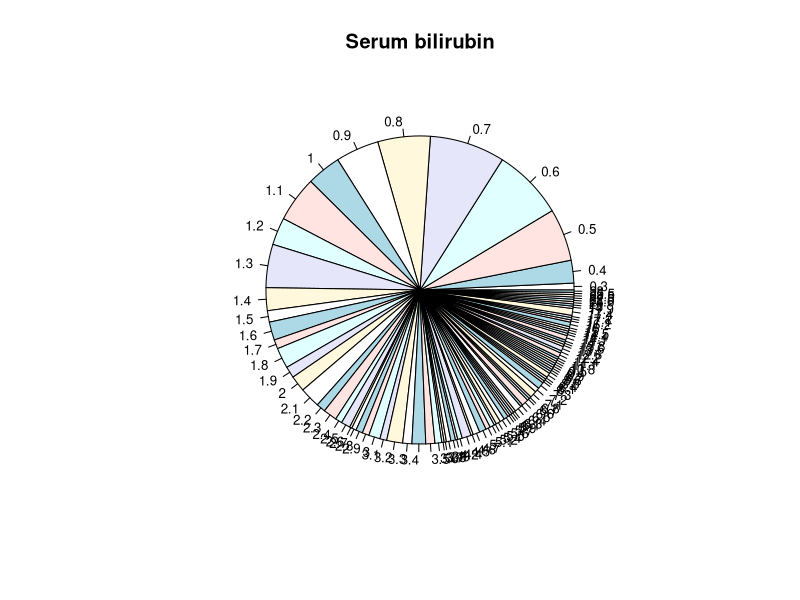
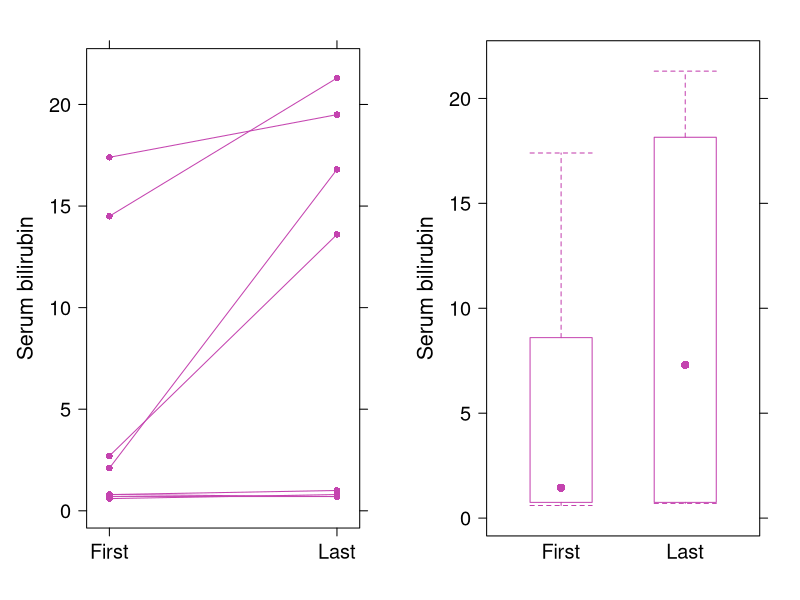
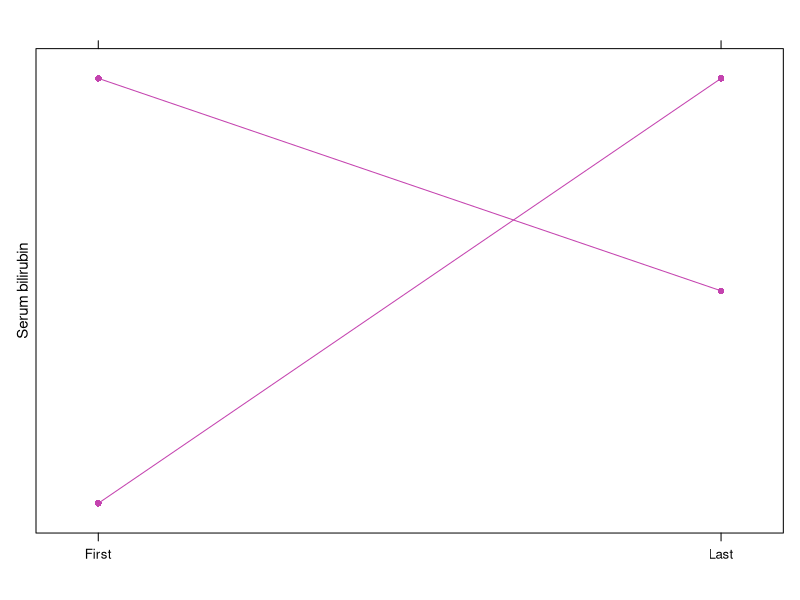
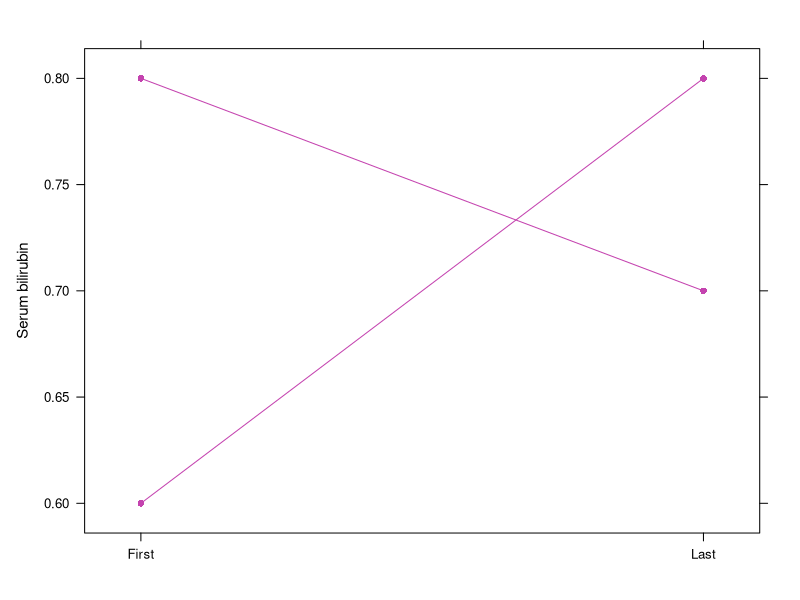
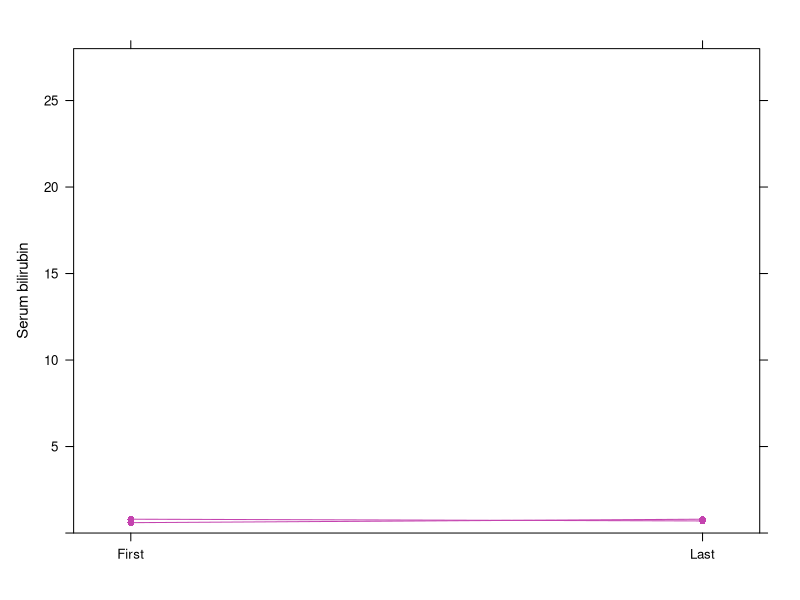
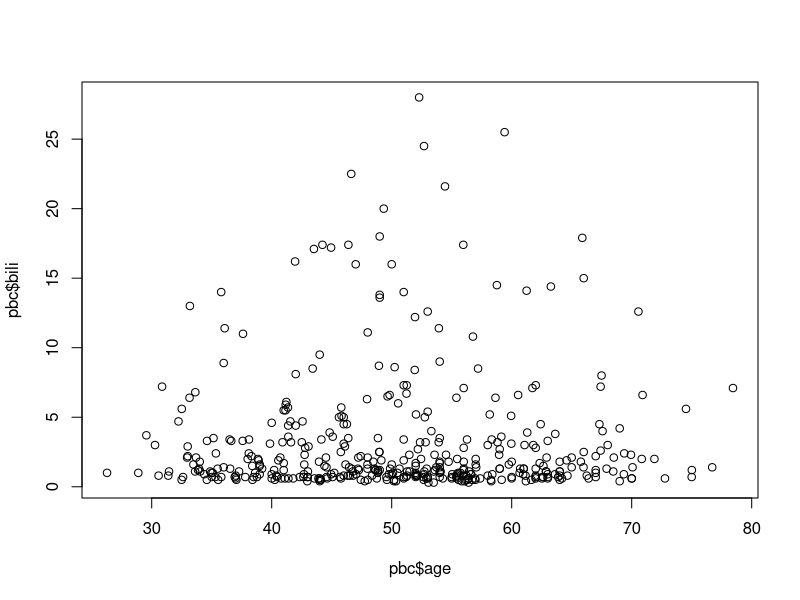
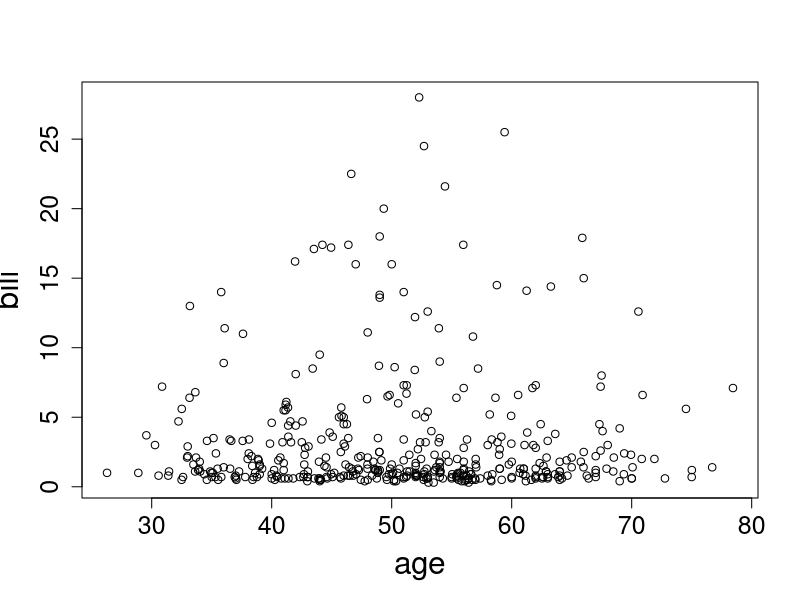
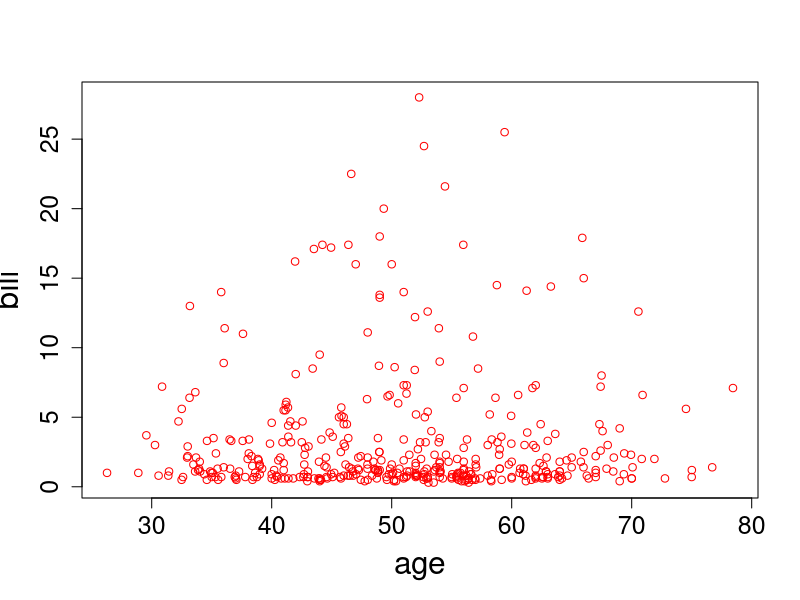

Write the R code that produced these figures, in order.
## ---- chunk 1
def.chunk.hook  <- knitr::knit_hooks$get("chunk")
knitr::knit_hooks$set(chunk = function(x, options) {
  x <- def.chunk.hook(x, options)
  ifelse(options$size != "normalsize", paste0("\n \\", options$size,"\n\n", x, "\n\n \\normalsize"), x)
})

knitr::knit_hooks$set(
  nospace = function(before, options, envir) {
    if (before) {
      knitr::asis_output("\\vspace*{-1.5ex}")
    }
  }
)

knitr::opts_chunk$set(echo = FALSE, comment=NA)

library(survival)
library(knitr)
library(kableExtra)
library(dplyr)

pbc <- survival::pbc
pbcseq <- survival::pbcseq
## ---- chunk 2
dt <- as.data.frame(pbc[1:5,c(1:6,11,12)])
kable(dt, "latex", booktabs = T, align = "c") %>%
 kable_styling(full_width = F) 
## ---- chunk 3
dt <- as.data.frame(pbc[1:5, c(1:6,11,12)])
dt <- format(dt, digits = 7)
dt %>%
 mutate(
   dt = row.names(.),
   age = cell_spec(age, "latex", color = ifelse(age >= 70, "red", "black"), 
                   bold = ifelse(age >= 70, "TRUE", "FALSE"), align = c("c", rep("c", 4))),
   time = cell_spec(time, "latex", align = c("c", rep("c", 4))),
   id = cell_spec(id, "latex", align = c("c", rep("c", 4))),
   sex = cell_spec(sex, "latex", align = c("c", rep("c", 4))),
   status = cell_spec(status, "latex", align = c("c", rep("c", 4))),
   trt = cell_spec(trt, "latex", align = c("c", rep("c", 4))),
   bili = cell_spec(bili, "latex", align = c("c", rep("c", 4))),
   chol = cell_spec(chol, "latex", align = c("c", rep("c", 4))),
   )%>%
#select(c(id, time, status, trt, age, sex, bili, chol)) %>%
kable("latex", escape = F, booktabs = T, align = "c")  %>%
kable_styling(position = "center", full_width = F)
## ---- chunk 4
dt <- as.data.frame(pbc[1:5,c(1:6,11,12)])
kable(dt, "latex", booktabs = T, align = "c") %>%
 kable_styling(full_width = F) %>%
 column_spec(3, bold = TRUE, color = "red")
## ---- chunk 5
dt <- as.data.frame(pbc[1:5,c(1:6,11,12)])
kable(dt, "latex", booktabs = T, align = "c") %>%
 kable_styling(full_width = F) %>%
 column_spec(2, bold = TRUE, color = "red")
## ---- chunk 6
dt <- as.data.frame(pbc[1:5,c(1:6,11,12)])
kable(dt, "latex", booktabs = T, align = "c") %>%
 kable_styling(full_width = F) %>%
 column_spec(2:3, bold = TRUE, color = "red")
## ---- chunk 7
dt <- as.data.frame(pbc[1:5,c(1:6,11,12)])
kable(dt, "latex", booktabs = T, align = "c") %>%
 kable_styling(full_width = F) %>%
 column_spec(7:8, bold = TRUE, color = "red")
## ---- chunk 8
103473
## ---- chunk 9
x <- 103473
x
## ---- chunk 10
y <- 103473 + 100000
y
## ---- chunk 11
0/0
## ---- chunk 12
str(pbc[,c("id", "time", "status", "trt", "age", "sex", "bili", "chol")])
## ---- chunk 13
mode(pbc$age)
## ---- chunk 14
str(pbc$age)
## ---- chunk 15
pbc[1:6, c("age")]
## ---- chunk 16
pbc[1:6, c("age", "bili", "chol")]
## ---- chunk 17
pbc[1:3, c("age", "bili", "chol")]
pbc[4:6, c("age", "bili", "chol")]
## ---- chunk 18
pbc[1:2, c("protime", "time")]
pbc[3:4, c("protime", "time")]
## ---- chunk 19
pbc[1:6, c("id", "sex", "bili", "chol")]
## ---- chunk 20
pbc[1:6, c("sex")]
pbc[1:2, c("sex", "bili")]
pbc[1:4, c("age")]
## ---- chunk 21
vec <- c(1, 2, 3, 4, 5)
vec
vec <- c(1:5)
vec
## ---- chunk 22
vec <- c(1, 2, 3, 4, 5, 6, 7, 8, 9)
mat <- matrix(data = vec, 
              nrow = 3, ncol = 3)
mat 
## ---- chunk 23
vec <- c(1, 2, 3, 4, 5, 6, 7, 8, 9)
mat <- matrix(data = vec, 
              nrow = 3, ncol = 3, 
              byrow = TRUE)
mat
## ---- chunk 24
ar <- array(data = c(1, 2, 3, 4, 5, 6, 7, 8), dim = c(2, 2, 2))
ar
## ---- chunk 25
ar <- array(data = c(1, 2, 3, 4), dim = c(2, 2, 1))
ar
## ---- chunk 26
dtf <- data.frame(pbc[, "sex"], 
                  pbc[, "age"])
dtf[1:3,]
## ---- chunk 27
dtf <- data.frame(Gender = pbc[, "sex"], 
            Age = pbc[, "age"])
dtf[1:3,]
## ---- chunk 28
list1 <- list(vec = c(1:5), mat = pbc[1:2, c("age", "sex")])
list1
## ---- chunk 29
x <- c(6:17)
x
x[2]
## ---- chunk 30
x[c(2,3,4)]
## ---- chunk 31
x <- c(6:17)
x
x[c(2,2,2)]
## ---- chunk 32
x <- c(6:17)
x
x[-5]
## ---- chunk 33
x <- c(6:10)
y <- c(TRUE, FALSE, FALSE, FALSE, FALSE)
x[y]
## ---- chunk 34
x <- c(6:10)
x[x > 7]
x[x > 7 & x > 9]
x[x > 7 | x > 9]
## ---- chunk 35
x <- c(foo=5, bar=4, one=7, two=12, three=2)
x[c('foo', 'one')]
## ---- chunk 36
mat <- matrix(data = 1:4, 
              nrow = 2, ncol = 2)
mat
## ---- chunk 37
mat <- matrix(data = 1:4, 
              nrow = 2, ncol = 2)
mat[2, 2]
## ---- chunk 38
mat <- matrix(data = 1:4, 
              nrow = 2, ncol = 2)
mat[2]
mat[[2]]
## ---- chunk 39
mat <- matrix(data = 1:4, 
              nrow = 2, ncol = 2)
mat
mat[2, ]
## ---- chunk 40
ar <- array(data = 1:4, 
            dim = c(1,2,2))
ar
## ---- chunk 41
ar[1, 1, ]
## ---- chunk 42
DF <- data.frame(x = 1:3, 
      y = c("male", "male", "female"))
DF
## ---- chunk 43
DF[2]
DF[[2]]
## ---- chunk 44
DF <- data.frame(x = 1:3, 
      y = c("male", "male", "female"))
DF
## ---- chunk 45
DF[2, ]
## ---- chunk 46
DF[DF$x < 2, ]
## ---- chunk 47
head(pbc$time)
head(pbc[ ,"time"])
## ---- chunk 48
head(pbc[pbc$sex == "m", 1:7])
## ---- chunk 49
head(pbc[pbc$age > 30 | pbc$sex == "f", 1:7])
## ---- chunk 50
head(pbc[pbc$age > 30 & pbc$sex == "f", 1:7])
## ---- chunk 51
mylist <- list(y = c(14, 45), z = c("m", "f", "f"))
mylist[2]
## ---- chunk 52
mylist <- list(y = c(14, 45), z = c("m", "f", "f"))
mylist[[2]]
## ---- chunk 53
mylist <- list(y = c(14, 45), z = c("m", "f", "f"))
mylist
mylist$y
## ---- chunk 54
pbc[1:3, c("time", "age", "bili", "chol")]
round(pbc[1:3, c("time", "age", "bili", "chol")], digits = 2)
## ---- chunk 55
DF <- pbc[,c("id", "time", "status", "trt", "age", 
                    "sex", "bili", "chol")]
head(DF)
## ---- chunk 56
DF <- pbc[,c("id", "time", "status", "trt", "age", 
                    "sex", "bili", "chol")]
DF$trt <- factor(x = DF$trt, levels = c(1, 2), 
                 labels = c("D-penicillmain", "placebo"))
head(DF)
## ---- chunk 57
DF <- pbc[,c("id", "time", "status", "trt", "age", 
                    "sex", "bili", "chol")]
head(DF)
## ---- chunk 58
DF <- pbc[,c("id", "time", "status", "trt", "age", 
                    "sex", "bili", "chol")]
DF$time <- DF$time/30
DF$time_years <- DF$time/12
head(DF)
## ---- chunk 59
head(sort(pbc$bili))
## ---- chunk 60
head(pbc[order(pbc$bili), ])
## ---- chunk 61
head(pbc[order(pbc$bili, pbc$age), ])
## ---- chunk 62
head(pbc[,c("id", "time", "status", "trt", "age", 
                    "sex", "bili", "chol")])
## ---- chunk 63
head(pbcseq[, c("id", "futime", "status", "trt", "age", "day",
                    "sex", "bili", "chol")])
## ---- chunk 64
mean(pbc$age)
## ---- chunk 65
pie(table(pbc$bili), cex = 0.8, main = "Serum bilirubin")
## ---- chunk 66
pbcseq.id <- pbcseq[tapply(row.names(pbcseq), pbcseq$id, tail, 1), ]
pbcseq.idBase <- pbcseq[tapply(row.names(pbcseq), pbcseq$id, head, 1), ]

pbcseq.id$BA <- "Last"
pbcseq.idBase$BA <- "First"

pbcFL <- rbind(pbcseq.idBase, pbcseq.id)
pbcFL <- pbcFL[order(pbcFL$id, pbcFL$day),]
library(lattice)
p1 <- xyplot(bili ~ as.factor(BA), group = id, data = pbcFL[pbcFL$id %in% c(1, 24, 25, 6, 34, 17, 45, 23), ], 
             type = c("p", "l"), pch = 16,
             xlab = "", ylab = list("Serum bilirubin", cex = 1.3), col = "#C443AF",
       scales = list(x = list(limits = c(0.9,2.1), at = c(1,2), cex = 1.2, 
                          labels = c("First", "Last")), y = list(cex = 1.2) ))
p2 <- bwplot(bili ~ as.factor(BA), data = pbcFL[pbcFL$id %in% c(1, 24, 25, 6, 34, 17, 45, 23), ],
            ylab = list("Serum bilirubin", cex = 1.3), xlab = "", 
            scales = list(x = list(cex = 1.2), y = list(cex = 1.2)),
            par.settings = list(box.umbrella = list(col= c("#C443AF")), 
                                    box.dot = list(col= c("#C443AF")), 
                                    box.rectangle = list(col= c("#C443AF"))))

print(p1, split = c(1,1,2,1), more = TRUE)
print(p2, split = c(2,1,2,1))
## ---- chunk 67
library(lattice)
xyplot(bili ~ as.factor(BA), group = id, data = pbcFL[pbcFL$id %in% c(45, 6), ], 
       type = c("p", "l"), pch = 16, 
       xlab = "", ylab = list("Serum bilirubin", cex = 0.9), col = "#C443AF",
       scales = list(x = list(limits = c(0.9,2.1), at = c(1,2), cex = 0.8, 
                          labels = c("First", "Last")), y = list(cex = 0.8, draw = FALSE) ))
## ---- chunk 68
library(lattice)
xyplot(bili ~ as.factor(BA), group = id, data = pbcFL[pbcFL$id %in% c(45, 6), ], 
       type = c("p", "l"), pch = 16, 
       xlab = "", ylab = list("Serum bilirubin", cex = 0.9), col = "#C443AF",
       scales = list(x = list(limits = c(0.9,2.1), at = c(1,2), cex = 0.8, 
                          labels = c("First", "Last")), y = list(cex = 0.8) ))
## ---- chunk 69
library(lattice)
xyplot(bili ~ as.factor(BA), group = id, data = pbcFL[pbcFL$id %in% c(45, 6), ], 
       type = c("p", "l"), pch = 16, 
       xlab = "", ylab = list("Serum bilirubin", cex = 0.9), col = "#C443AF",
       ylim = c(0, 28), 
       scales = list(x = list(limits = c(0.9,2.1), at = c(1,2), cex = 0.8, 
                          labels = c("First", "Last")), y = list(cex = 0.8, limits = c(0, 28)) ))
## ---- chunk 70
plot(x = pbc$age, y = pbc$bili)
## ---- chunk 71
plot(x = pbc$age, y = pbc$bili, xlab = "age", ylab = "bili", 
     cex.lab = 1.9, cex.axis = 1.5)
## ---- chunk 72
plot(x = pbc$age, y = pbc$bili, xlab = "age", ylab = "bili", 
     cex.lab = 1.9, cex.axis = 1.5, col = "red")
## ---- chunk 73
plot(x = pbc$age, y = pbc$bili, xlab = "age", ylab = "bili", 
     cex.lab = 1.9, cex.axis = 1.5, col = pbc$sex)
## ---- chunk 74
boxplot(formula = pbc$age ~ pbc$sex, xlab = "sex", ylab = "age", 
     cex.lab = 1.9, cex.axis = 1.5)
## ---- chunk 75
pbc_male_bili <- pbc$bili[pbc$sex == "m"]
pbc_female_bili <- pbc$bili[pbc$sex == "f"]
plot(density(x = pbc_male_bili), col = rgb(0,0,1,0.5), 
     main = "Density plots", xlab = "bili", ylab = "")
lines(density(x = pbc_female_bili), col = rgb(1,0,0,0.5))
legend(x = 8, y = 0.2, legend = c("male", "female"), 
       col = c(rgb(0,0,1,0.5), rgb(1,0,0,0.5)), lty = 1)
## ---- chunk 76
pbc_male_bili <- pbc$bili[pbc$sex == "m"]
pbc_female_bili <- pbc$bili[pbc$sex == "f"]
plot(density(x = pbc_male_bili), col = rgb(0,0,1,0.5), 
     main = "Density plots", xlab = "bili", ylab = "")
polygon(density(x = pbc_male_bili), col = rgb(0,0,1,0.5), 
        border = "blue")
lines(density(x = pbc_female_bili), col = rgb(1,0,0,0.5))
polygon(density(x = pbc_female_bili), col = rgb(1,0,0,0.5), 
        border = "red")
legend(x = 8, y = 0.2, legend = c("male", "female"), 
       col = c(rgb(0,0,1,0.5), rgb(1,0,0,0.5)), lty = 1)
## ---- chunk 77
pbc$status <- factor(x = pbc$status, levels = c(0, 1, 2), 
                     labels = c("censored", "transplant", "dead"))
pie(table(pbc$status), col = c("green", "blue", "red"), cex = 2)
